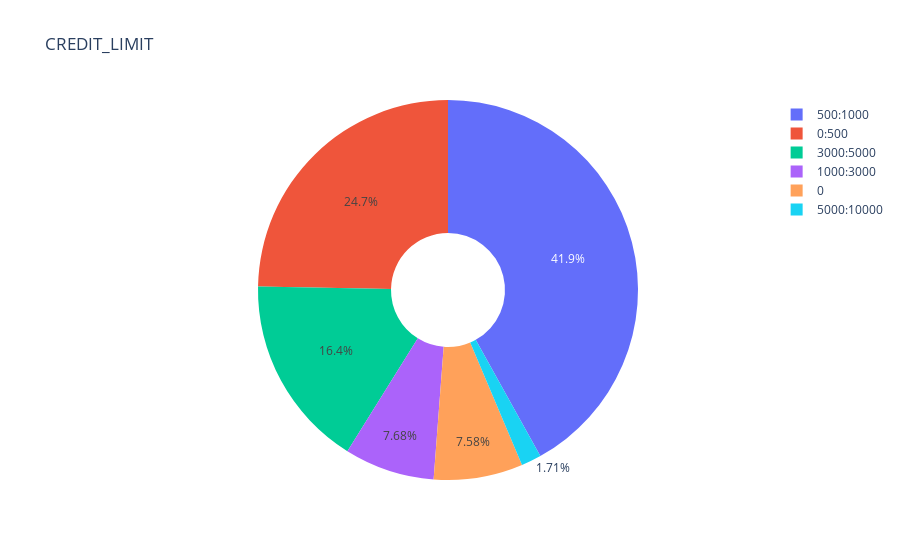

Write notebook code for a chart like this one.
### Code cell
fig = go.Figure(data=[go.Pie(labels=labels, values=data.CREDIT_LIMIT_RANGE.value_counts(sort=False),hole = .3)])
fig.layout.update(title='CREDIT_LIMIT')
iplot(fig)
plotly.offline.plot(fig,filename='pie_credit_limit.html',config={'displayModeBar': False})

### Figure 1 — Plotly figure (JSON) as saved in the notebook; plotly's stock layout.template omitted (floating-point values rounded to 4 significant figures)
{"data": [{"hole": 0.3, "labels": ["0", "0:500", "500:1000", "1000:3000", "3000:5000", "5000:10000", ">10000"], "type": "pie", "values": [678, 2211, 3752, 687, 1469, 153]}], "layout": {"title": {"text": "CREDIT_LIMIT"}}}
